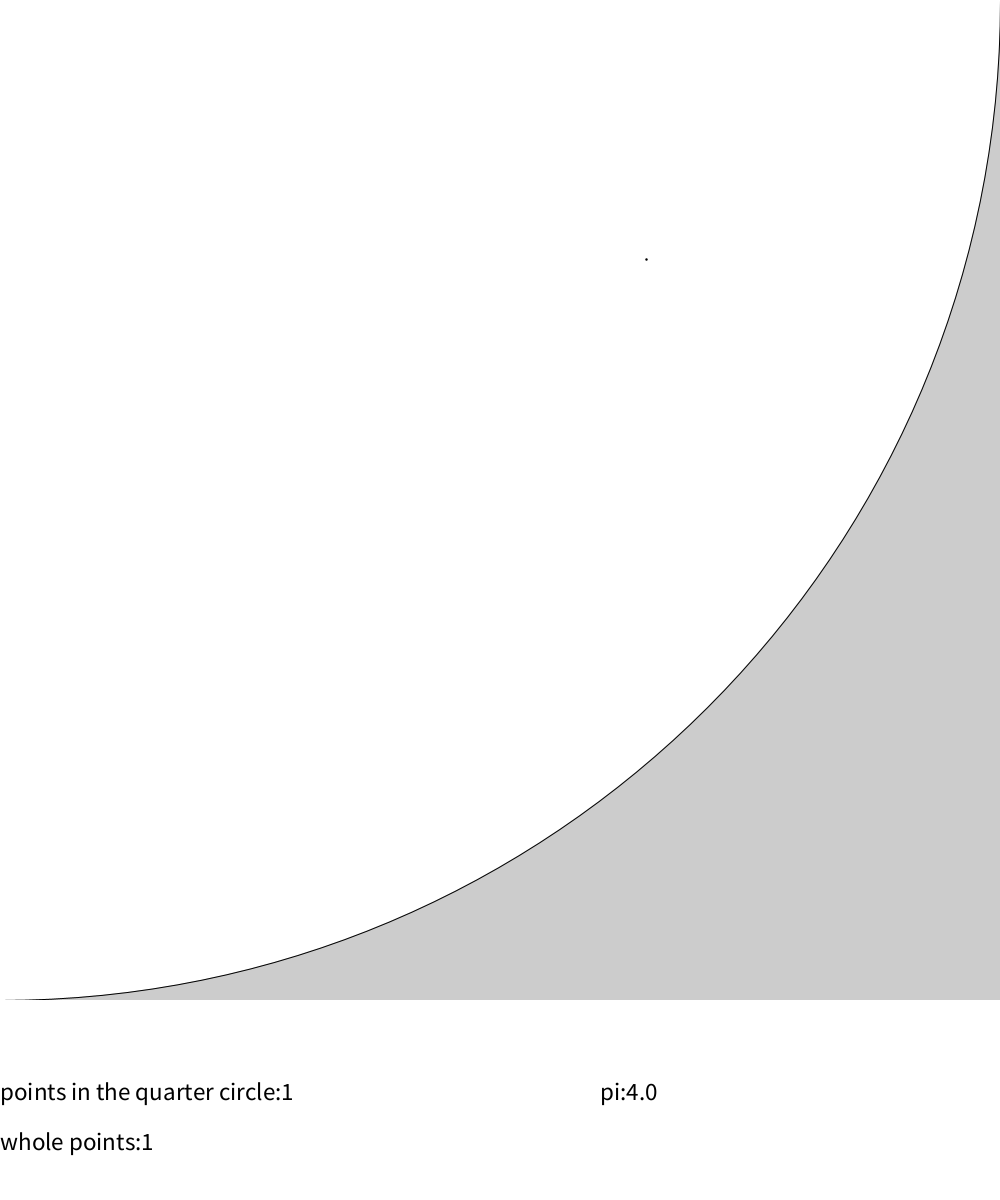
Frame 1 (no input)
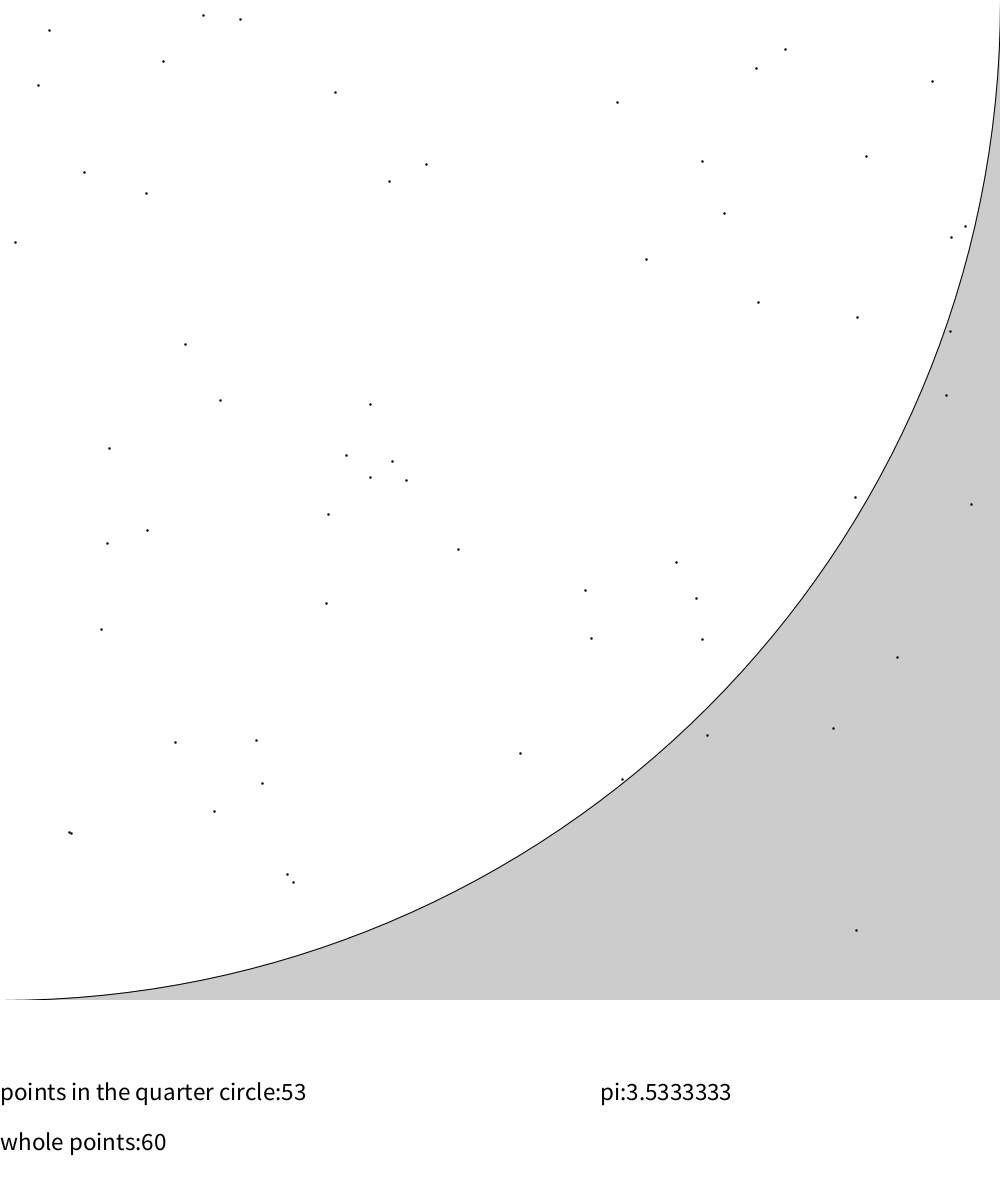
Frame 60 (the mouse pressed at the canvas centre just before this capture)
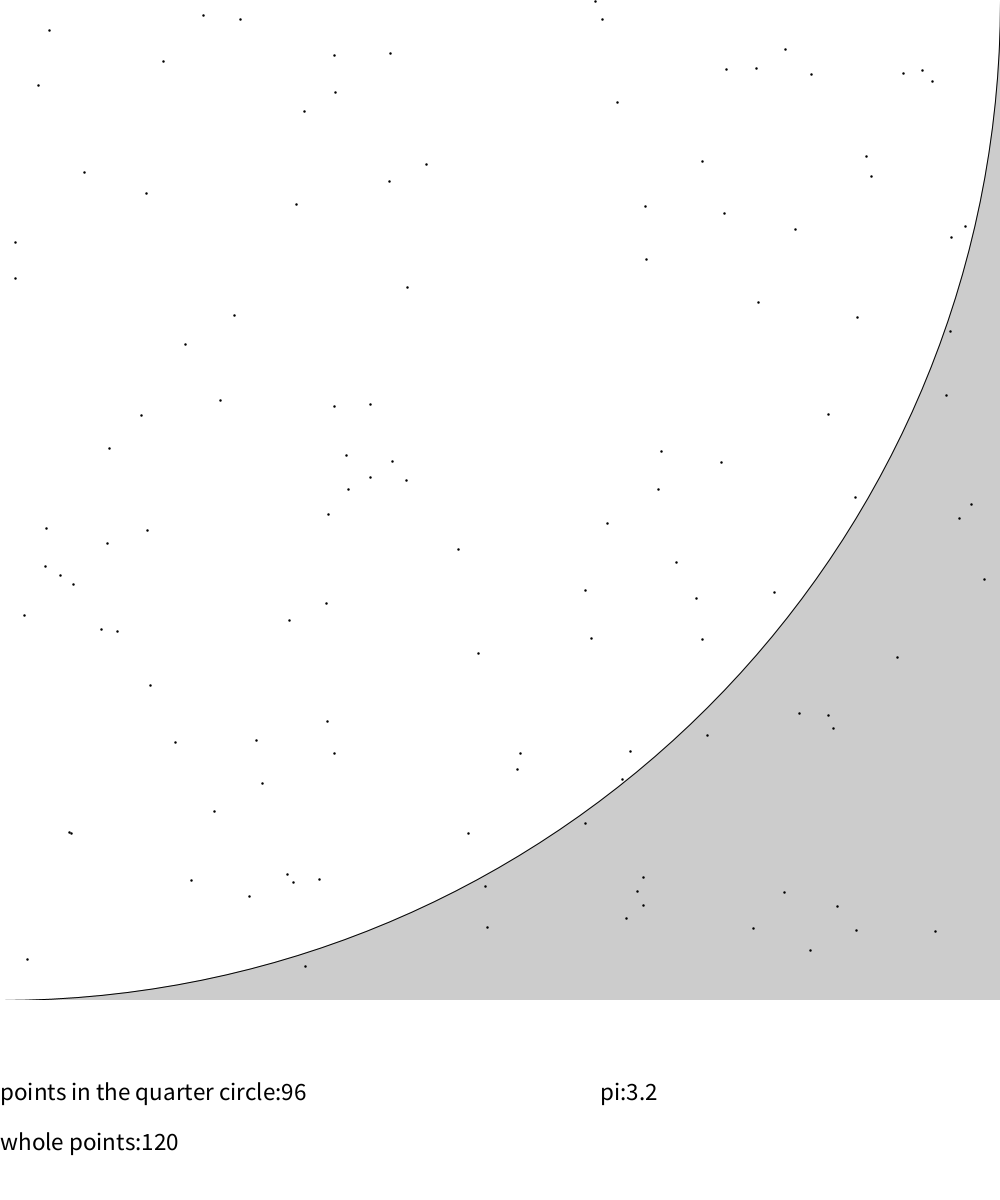
Frame 120 (the mouse held since frame 60 and released just before this capture)

The Processing sketch that drew these frames (run headless with seeded random() and noise(); from frame 60 on, the mouse is pressed at the canvas centre):

// Processing sketch: TSUKASA2001
// ── TSUKASA2001.pde
int kosuu;
int zentai;
float pi;
float x;
float y;
float radius = 1000;

void setup() {
  frameRate(500);
  size(1000, 1200);
  ellipseMode(RADIUS);
  ellipse(0, 0, radius, radius);
  rect(0, 1000, 1000, 200);
}

void draw() {
  x = random(1);
  y = random(1);
  fill(0);
  stroke(0);
  strokeWeight(2.5);
  point(x*1000, y*1000);

  if ((x*x+y*y) < 1) {
    kosuu += 1;
  }
  fill(255);
  noStroke();
  rect(0, radius, radius, 200);
  fill(0);
  textSize(25);
  text("points in the quarter circle:" +kosuu, 0, 1100);

  zentai = frameCount;
  text("whole points:" +zentai, 0, 1150);

  pi =(float)4*kosuu / zentai; // (1000*1000*pi)/4 = 1000*1000*(kosuu/zentai) //
  text("pi:"+pi, 600, 1100);
}
